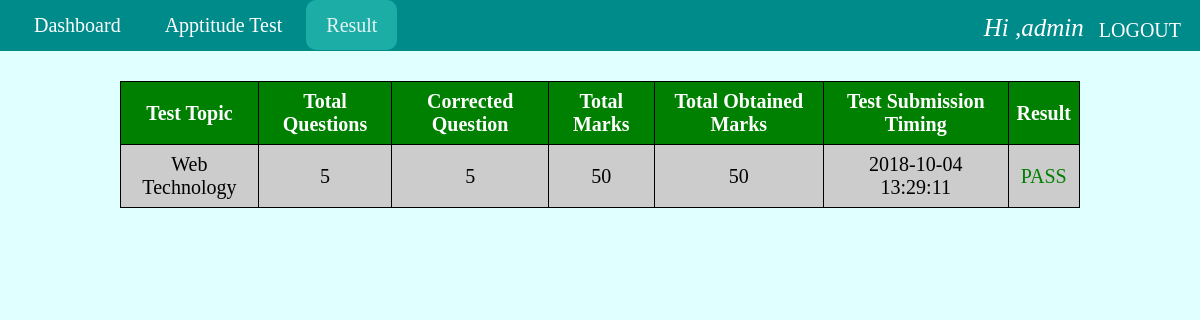
Page /result.php (signed in) on the committed database.
### tables this page shows
CREATE TABLE `result` (
  `id` int(11) NOT NULL,
  `test_topic` varchar(30) NOT NULL,
  `total_questions` int(11) NOT NULL,
  `corrected_questions` int(11) NOT NULL,
  `total_marks` int(11) NOT NULL,
  `obtained_marks` int(11) NOT NULL,
  `result` varchar(5) NOT NULL,
  `test_timing` timestamp NOT NULL DEFAULT CURRENT_TIMESTAMP,
  `user_id` int(11) NOT NULL
);

### php/session.php (called while the page is built, shortened)
<?php
   include('config.php');
   if(!isset($_SESSION['login_user'])){
      header("location:login.php");
   }
   else{
	   $login_session = $_SESSION['login_user'];
	   $sql = "select * from registration where username = '$login_session'";
	   $query = mysqli_query($con,$sql);
	   $login_id = mysqli_fetch_assoc($query )['id'] ;
   }
?>

### result.php (the view, shortened to what this page needs)
<?php
include("php/session.php");
$sql = "select * from result where user_id = $login_id";
$query = mysqli_query($con,$sql);
?>
<html>
<head>
	<link rel="stylesheet" type="text/css" href="css/home.css">
</head>
<body bgcolor="lightcyan">
<nav>
	<a href="dashboard.php">Dashboard</a>
	<a href="test.php">Apptitude Test</a>
	<a href="result.php" class="active">Result</a>
	<a href="php/logout.php" style="float: right;margin: 0;padding: 5px;opacity: 1.0">LOGOUT</a>
	<font style="float: right;font-size: 25;padding-right:10px;font-style: italic; color: white">Hi ,<?php echo $login_session ?></font>
</nav>
<center style="margin-bottom: 50px;">
<table width="80%" style="margin-top: 30px ; border-collapse: collapse;" border="1">
<tr>
	<th>Test Topic</th>
	<th>Total Questions</th>
	<th>Corrected Question</th>
	<th>Total Marks</th>
	<th>Total Obtained Marks</th>
	<th>Test Submission Timing</th>
	<th>Result</th>
</tr>
<?php
while ($result = mysqli_fetch_assoc($query)) {
?>
<tr>
	<td><?php echo "$result[test_topic]"; ?></td>
	<td><?php echo "$result[total_questions]"; ?></td>
	<td><?php echo "$result[corrected_questions]"; ?></td>
	<td><?php echo "$result[total_marks]"; ?></td>
	<td><?php echo "$result[obtained_marks]"; ?></td>
	<td><?php echo "$result[test_timing]"; ?></td>
	<?php if ("$result[result]" == "PASS") {
			echo "<td><font color='green'>PASS</font></td>";
		}
		else {
			echo "<td><font color='orange'>FAIL</font></td>";
		}
	?>
</tr>
<?php
}
?>
</table>
</center>
</body>
</html>

### css/home.css (style rules this page uses)
body,html { padding: 0; margin: 0; }
nav { background-color: darkcyan; padding: 14px; }
nav a { color: white; text-decoration: none; font-size:20px; padding: 14px 20px; border-radius: 10px; }
nav a.active { background-color: lightseagreen; opacity: 0.9; }

### result.php (style rules this page uses)
th,td { padding: 8px; text-align: center; font-size: 20; border:1px solid black; }
th { background-color: green; color: white; }
tr:nth-child(even) { background-color: #ccc; }
tr:nth-child(odd) { background-color: #fff; }

### rows in the picture
result: test_topic "Web Technology", total_questions "5", corrected_questions "5", total_marks "50", obtained_marks "50", test_timing "2018-10-04 13:29:11", result "PASS"

### other values in the picture
$login_session "admin"
